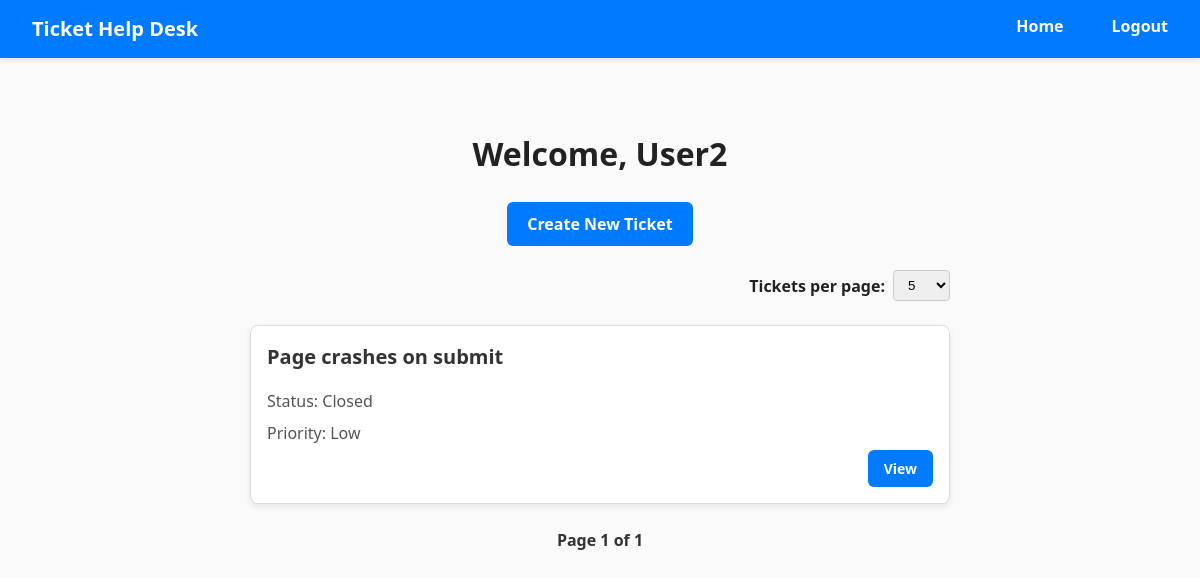
/ (signed in), run on an earlier commit of the app's database.
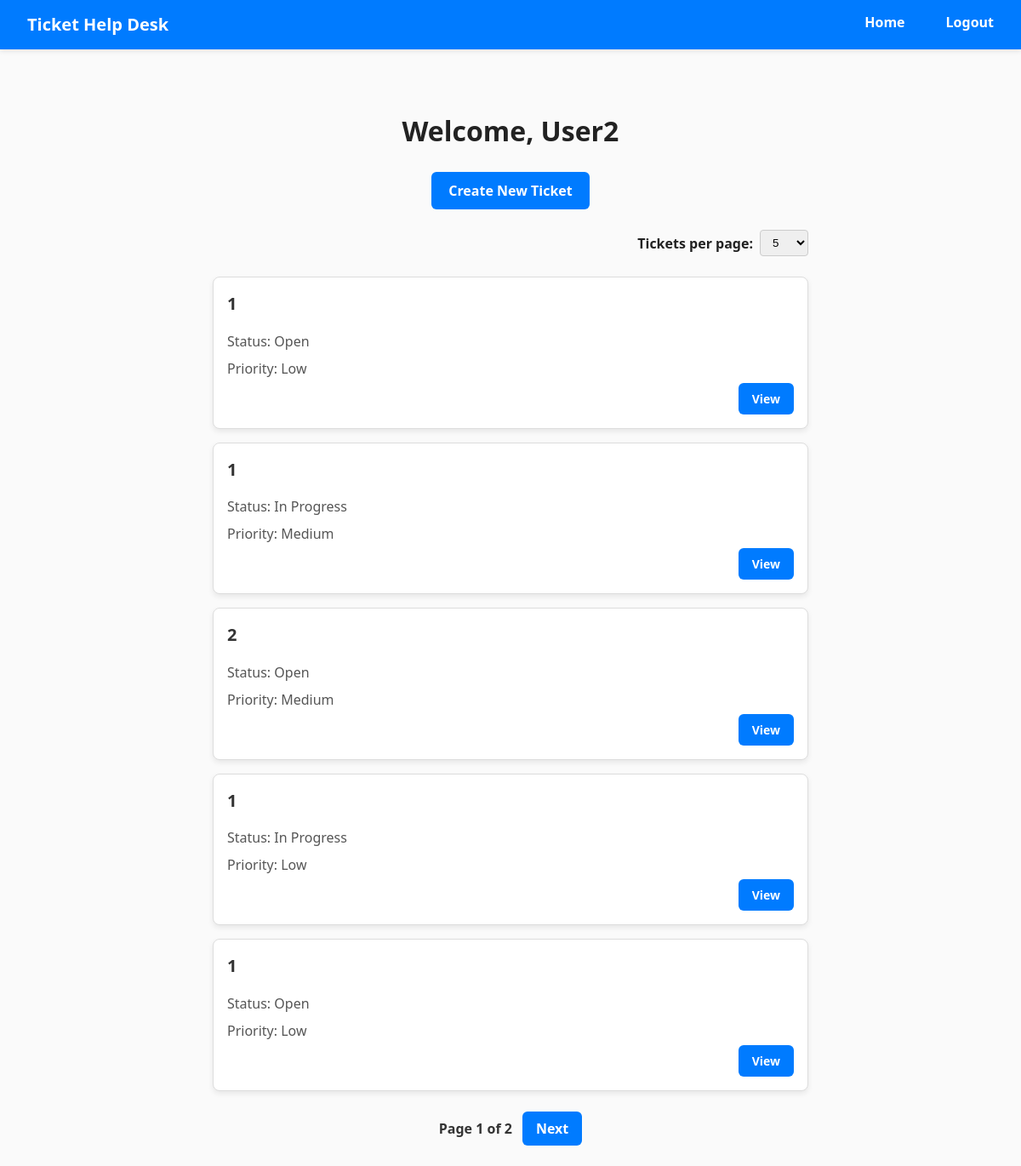
And on a later commit of the database.
### HelpDeskTicketingSystem/models/UserModel.py (models this page shows)
class User(db.Model, UserMixin):
    id = db.Column(db.Integer, primary_key=True)
    email = db.Column(db.String(150), unique=True)
    password = db.Column(db.String(150))
    forename = db.Column(db.String(150))
    surname = db.Column(db.String(150))
    account_type = db.Column(db.String(20), nullable=False)

### HelpDeskTicketingSystem/models/TicketModel.py (models this page shows)
class Ticket(db.Model):
    id = db.Column(db.Integer, primary_key=True)
    subject = db.Column(db.String(100), nullable=False)
    description = db.Column(db.Text, nullable=False)
    status = db.Column(db.String(20), nullable=False)
    priority = db.Column(db.String(20), nullable=False)
    estimated_time = db.Column(db.Float, nullable=False)
    date_created = db.Column(db.DateTime(timezone=True), default=func.current_timestamp())
    user_id = db.Column(db.Integer, db.ForeignKey('user.id'))
    user = relationship('User', backref='tickets')

### HelpDeskTicketingSystem/views/home.py (the view)
@home_bp.route('/')
@login_required
def home():
    page = request.args.get('page', 1, type=int)
    per_page = request.args.get('per_page', 5, type=int)
    if current_user.account_type == 'admin':
        tickets = Ticket.query.order_by(Ticket.id.desc()).paginate(page=page, per_page=per_page)
    else:
        tickets = Ticket.query.filter_by(user_id=current_user.id).order_by(Ticket.id.desc()).paginate(page=page, per_page=per_page)
    return render_template("home.html", user=current_user, tickets=tickets, per_page=per_page)

### HelpDeskTicketingSystem/__init__.py (called while the page is built)
def create_app():
    app = Flask(__name__)
    app.config.from_object(Config)
    db.init_app(app)
    login_manager.init_app(app)
    login_manager.login_view = 'auth.login'
    from .views.home import home_bp
    from .views.auth import auth_bp
    from .views.tickets import tickets_bp
    app.register_blueprint(home_bp, url_prefix='/')
    app.register_blueprint(auth_bp, url_prefix='/')
    app.register_blueprint(tickets_bp, url_prefix='/tickets')
    create_database(app)
    from .models import User
    @login_manager.user_loader
    def load_user(user_id):
        return User.query.get(int(user_id))
    return app

### HelpDeskTicketingSystem/templates/home.html (shortened to what this page needs)
{% extends "base.html" %}
{% block content %}
  <h1 class="page-title">Welcome, {{ user.forename }}</h1>
  <div class="create-ticket-wrapper">
    <a href="{{ url_for('tickets.create_ticket') }}" class="btn btn-primary btn-new-ticket">Create New Ticket</a>
  </div>
  <div class="per-page-form-wrapper">
  <form method="get" action="{{ url_for('home.home') }}" class="per-page-form">
    <label for="per_page">Tickets per page:</label>
    <select name="per_page" id="per_page" onchange="this.form.submit()">
      {% for option in [5, 10, 15, 20] %}
        <option value="{{ option }}" {% if per_page == option %}selected{% endif %}>{{ option }}</option>
      {% endfor %}
    </select>
  </form>
  </div>
  <br>
  {% if tickets.items %}
    <div class="list-group">
      {% for ticket in tickets.items %}
        <div class="ticket-card ticket-card--list">
          <div class="ticket-content">
            <h2>{{ ticket.subject }}</h2>
            <p>Status: {{ ticket.status }}</p>
            <p>Priority: {{ ticket.priority }}</p>
          </div>
          <a href="{{ url_for('tickets.ticket_details', ticket_id=ticket.id) }}" class="btn btn-primary">View</a>
        </div>
      {% endfor %}
    </div>
    <div class="pagination">
      Page {{ tickets.page }} of {{ tickets.pages }}
      {% if tickets.has_next %}
        <a href="{{ url_for('home.home', page=tickets.next_num, per_page=per_page) }}" class="btn btn-secondary">Next</a>
      {% endif %}
    </div>
  {% else %}
    <p class="no-tickets">No tickets are associated with this user.</p>
  {% endif %}
{% endblock %}

### HelpDeskTicketingSystem/templates/base.html (shortened to what this page needs)
<!DOCTYPE html>
<html lang="en">
  <head>
    <link rel="stylesheet" href="{{ url_for('static', filename='main.css') }}" />
  </head>
  <body>
    <nav class="navbar">
      <div class="nav-container">
        <span class="navbar-brand">Ticket Help Desk</span>
        <ul class="navbar-links">
          {% if current_user.is_authenticated %}
            <li><a href="/">Home</a></li>
            <li><a href="/logout">Logout</a></li>
          {% else %}
            <li><a href="/login">Login</a></li>
            <li><a href="/register">Register</a></li>
          {% endif %}
        </ul>
      </div>
    </nav>
    <main class="container main-content">
      {% block content %} {% endblock %}
    </main>
  </body>
</html>

### HelpDeskTicketingSystem/static/main.css (style rules this page uses)
body { margin: 0; padding: 0; font-family: "Segoe UI", sans-serif; font-size: 16px; line-height: 1.5; color: #222; background-color: #fafafa; }
body .page-title { font-size: 2rem; font-weight: 700; color: #222; margin: 24px 0; text-align: center; font-family: "Segoe UI", sans-serif; }
a { color: #007bff; text-decoration: none; }
p { color: #222; text-decoration: none; font-weight: 300; }
.container { max-width: 900px; margin: 0 auto; padding: 24px 16px; }
.navbar { width: 100%; background-color: #007bff; box-shadow: 0 2px 6px rgba(0, 0, 0, 0.1); padding: 0; margin-bottom: 24px; }
.nav-container { display: flex; justify-content: space-between; align-items: right; max-width: 1200px; margin: 0 auto; padding: 0 16px; }
.navbar-brand { color: #fff; font-weight: 700; font-size: 1.25rem; text-decoration: none; padding: 14px 16px; }
.navbar-links { display: flex; list-style: none; margin: 0; padding: 0; }
.navbar-links li { margin-left: 16px; }
.navbar-links a { display: block; padding: 14px 16px; color: #fff; text-decoration: none; font-weight: 600; border-radius: 4px; transition: background-color 0.2s; }
.create-ticket-wrapper { text-align: center; margin: 24px 0; }
.btn-new-ticket { display: inline-block; background-color: #007bff; color: #fff; padding: 10px 20px; font-size: 1rem; font-weight: 600; border: none; border-radius: 6px; cursor: pointer; transition: background-color 0.2s ease; }
.per-page-form-wrapper { display: flex; justify-content: flex-end; max-width: 700px; margin: 0 16px 0 100px; padding: 0; }
.per-page-form { display: flex; justify-content: flex-end; align-items: center; gap: 8px; font-weight: 600; margin: 0; margin-left: 32px; }
.per-page-form label { margin: 0; font-weight: 600; }
.per-page-form select { padding: 6px 10px; border-radius: 4px; border: 1px solid #ccc; }
.pagination { display: flex; justify-content: center; align-items: center; gap: 12px; margin-top: 24px; font-weight: 600; color: #333; font-size: 1rem; }
.pagination a.btn { background-color: #007bff; color: #fff; padding: 8px 16px; border-radius: 6px; border: none; font-weight: 700; text-decoration: none; cursor: pointer; transition: background-color 0.2s; }
.list-group { list-style: none; padding: 0; max-width: 700px; margin: 0 auto; }
.ticket-card { background: #fff; border: 1px solid #ddd; border-radius: 8px; box-shadow: 0 3px 6px rgba(0, 0, 0, 0.08); padding: 16px; margin-bottom: 16px; }
.ticket-card h2 { margin-top: 0; font-size: 1.25rem; color: #333; }
.ticket-card p { margin: 0 0 8px; color: #555; }
.ticket-card .btn-primary { margin-top: 8px; }
.ticket-card--list { position: relative; max-width: 800px; margin-left: auto; margin-right: auto; text-align: left; padding-bottom: 50px; }
.ticket-card--list .btn-primary { position: absolute; bottom: 16px; right: 16px; width: auto; padding: 8px 16px; font-size: 14px; font-weight: 700; border: none; border-radius: 6px; background: #007bff; color: white; cursor: pointer; }

What changed in the data, as far as the page shows it:
no longer on this page (row unchanged): Ticket: subject "Page crashes on submit", status "Closed", priority "Low"
added Ticket: subject "1", status "Open", priority "Low"
added Ticket: subject "1", status "In Progress", priority "Medium"
added Ticket: subject "2", status "Open", priority "Medium"
added Ticket: subject "1", status "In Progress", priority "Low"
added Ticket: subject "1", status "Open", priority "Low"
Also different on the page:
{{ tickets.pages }}: "1" → "2"
text now shown: "Next"
